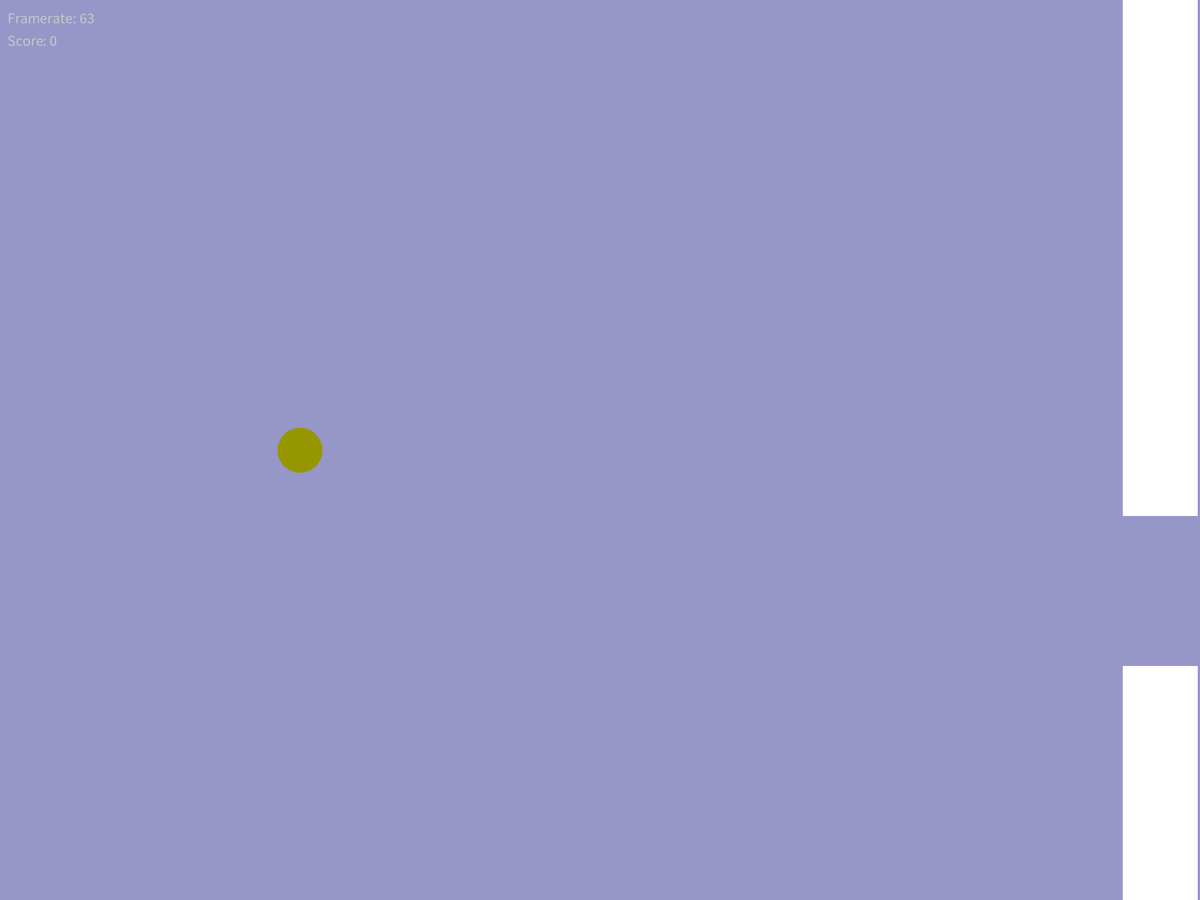
Frame 1 (no input)
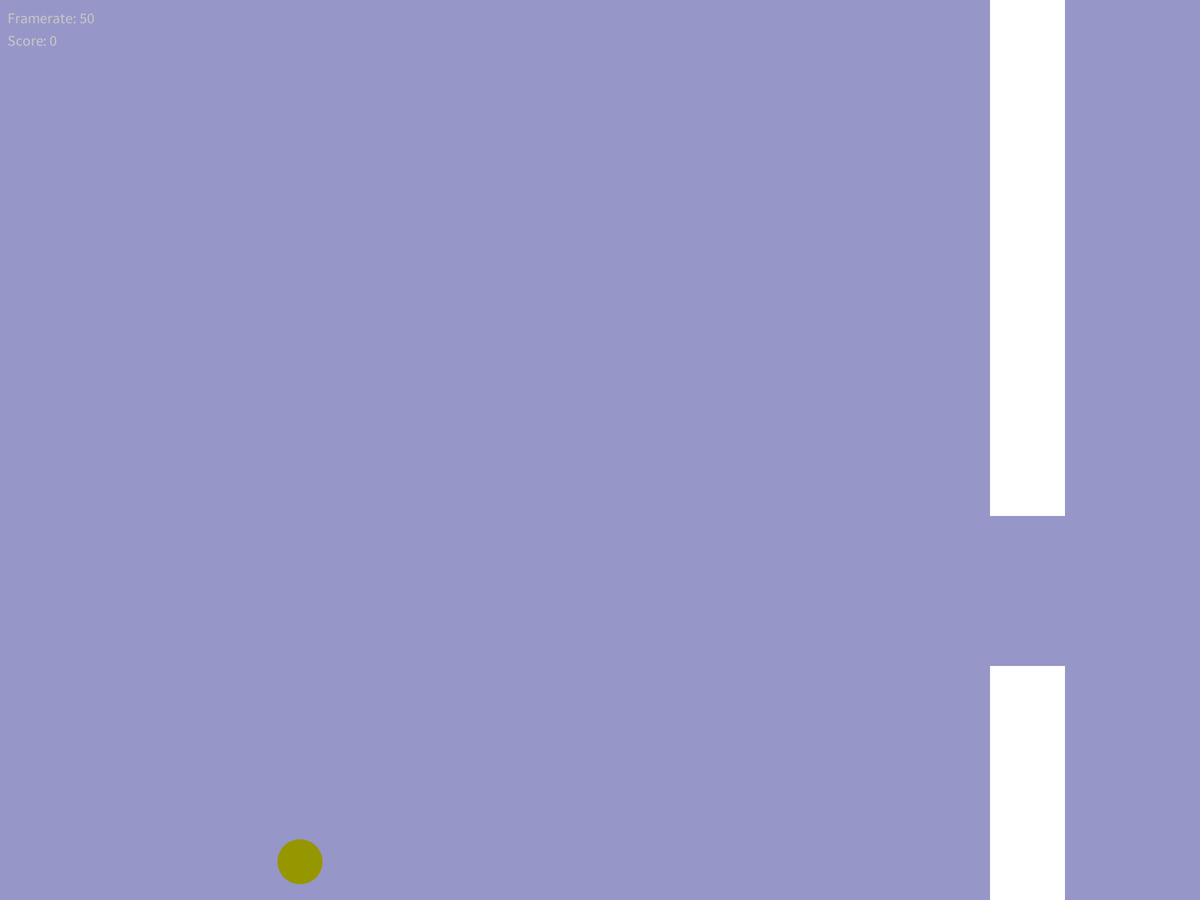
Frame 60 (the mouse pressed at the canvas centre just before this capture)
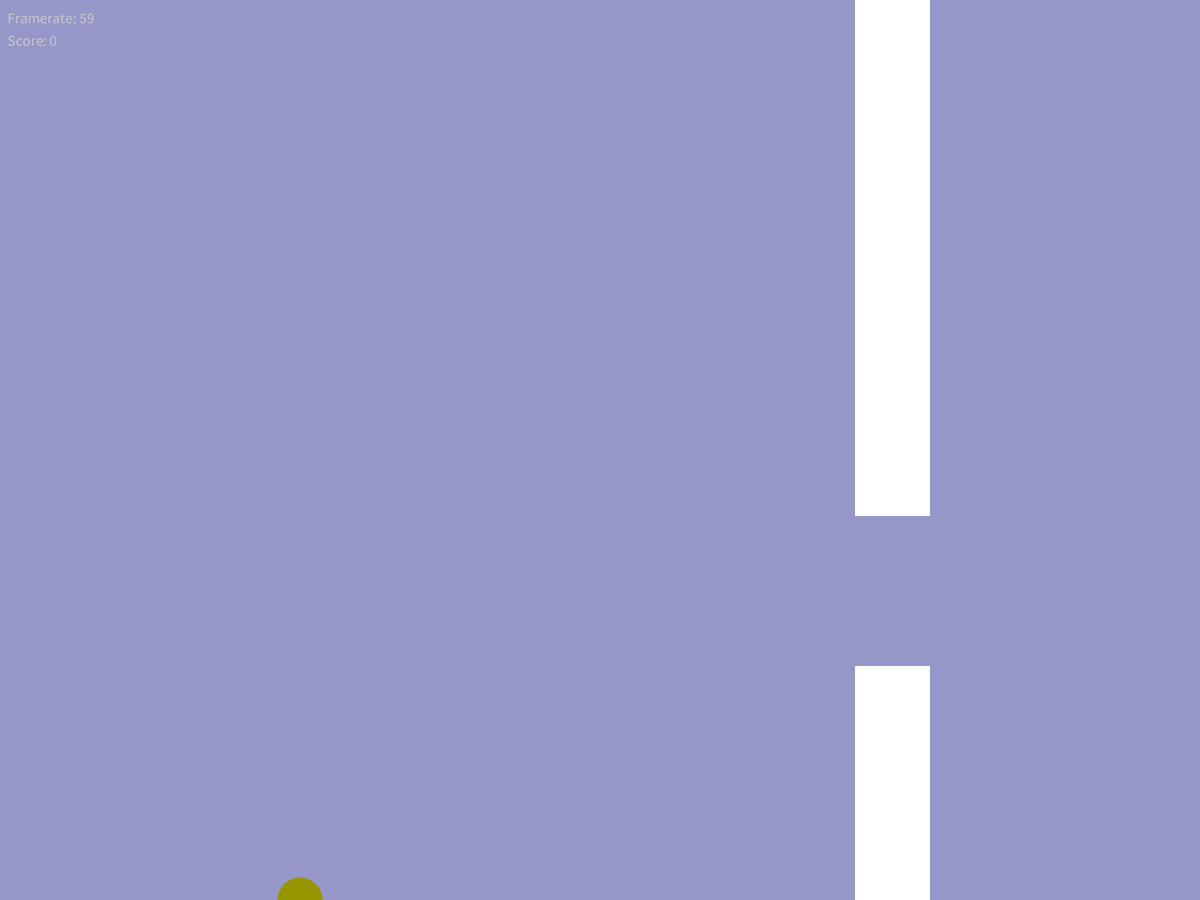
Frame 120 (the mouse held since frame 60 and released just before this capture)

The Processing sketch that drew these frames (run headless with seeded random() and noise(); from frame 60 on, the mouse is pressed at the canvas centre):

// Processing sketch: Flappy_Bird
// ── Flappy_Bird.pde
// A very simple and primitive example of flappy bird
// While left mouse button is pressed it goes up

Pipes pipes;
Bird bird;
int score = 0;
boolean endGame;

void setup() {
  fullScreen();
  pipes = new Pipes();
  bird = new Bird();
  endGame = false;
}

void draw() {
  if(!endGame){
    //Sets environment
    translate(0, height);
    background(150, 150, 200);
  
    //Animates pipes
    pipes.update();
    pipes.show();
  
    //Animates bird
    bird.update();
    bird.show();
    bird.col = 150;
  
    //Makes bird fly
    if (mousePressed && (mouseButton == LEFT)){
      bird.up();
    }
  
    //Counts score
    if (pipes.x1 + 100 - 2 < bird.x && bird.x < pipes.x1 + 100 + 2) {
      score++;
    }
    if (pipes.x2 + 100 - 2 < bird.x && bird.x < pipes.x2 + 100 + 2) {
      score++;
    }
    if (pipes.x3 + 100 - 2 < bird.x && bird.x < pipes.x3 + 100 + 2) {
      score++;
    }
  
    //Checks for collision with pipe 1
    if (bird.x + 30 > pipes.x1 && bird.x - 30 < pipes.x1 + 100) {
      if (bird.y < -height + pipes.yTop1) {
        bird.col = 255;
        endGame = true;
      } else if (bird.y > -pipes.yBottom1) {
        bird.col = 255;
        endGame = true;
      }
    }
    //Checks for collision with pipe 2
    if (bird.x + 30 > pipes.x2 && bird.x - 30 < pipes.x2 + 100) {
      if (bird.y < -height + pipes.yTop2) {
        bird.col = 255;
        endGame = true;
      } else if (bird.y > -pipes.yBottom2) {
        bird.col = 255;
        endGame = true;
      }
    }
    //Checks for collision with pipe 3
    if (bird.x + 30 > pipes.x3 && bird.x - 30 < pipes.x3 + 100) {
      if (bird.y < -height + pipes.yTop3) {
        bird.col = 255;
        endGame = true;
      } else if (bird.y > -pipes.yBottom3) {
        bird.col = 255;
        endGame = true;
      }
    }
    
    //Prints framerate and score
    textSize(20);
    fill(200);
    text("Framerate: " + round(frameRate), 10, -height+30);
    text("Score: " + score, 10, -height+60);
  }
  //Ends game
  else if(endGame){    
    background(80);
    //Displays score at the end
    fill(200,200,100);
    stroke(255);
    strokeWeight(5);
    textSize(120);
    text("Score: " + score, 500, 400);
  }
}

// ── Bird.pde
class Bird {
  //Coordinates
  float x = 400;
  float y;
  //Force applied to bird when flapping
  float power = 10;
  //Gravity
  float gravity = 0.3;
  float velocity = 0;
  int col = 150;

  Bird() {
    y = -height / 2;
  }

  void update() {
    velocity += gravity;
    y += velocity;

    if (y > 0) {
      y = 0;
    } else if (y < -height) {
      y = -height;
    }
  }

  void show() {
    noStroke();
    fill(col, 150, 0);
    ellipse(x, y, 60, 60);
  }

  void up() {
    y -= power;
    velocity = 0;
  }
}
// ── Pipe.pde
class Pipes {
  float x1;
  float x2;
  float x3;
  float yTop1;
  float yBottom1;
  float yTop2;
  float yBottom2;
  float yTop3;
  float yBottom3;
  float center = 100;
  float speed = 3;
  float space = 200;

  Pipes() {
    //Sets starting points
    x1 = 1500;
    x2 = 1500 + 533;
    x3 = 1500 + 1066;

    //Sets random height for pipe 1
    yTop1 = random(height/4, (height/4) * 3);
    yBottom1 = height - yTop1 - space;

    //Sets random height for pipe 2
    yTop2 = random(height/4, (height/4) * 3);
    yBottom2 = height - yTop2 - space;

    //Sets random height for pipe 3
    yTop3 = random(height/4, (height/4) * 3);
    yBottom3 = height - yTop3 - space;
  }

  void update() {
    //Moves pipes
    x1 -= speed;
    x2 -= speed;
    x3 -= speed;

    //Checks if pipe 1 is off screen
    if (x1 < -100) {
      //Resets the position to beginning
      x1 = 1500;
      //Sets random height for pipe 1
      yTop1 = random(height/4, (height/4) * 3);
      yBottom1 = height - yTop1 - space;
    }    

    //Checks if pipe 2 is off screen
    if (x2 < -100) {
      //Resets the position to beginning
      x2 = 1500;
      //Sets random height for pipe 2
      yTop2 = random(height/4, (height/4) * 3);
      yBottom2 = height - yTop2 - space;
    }

    //Checks if pipe 2 is off screen
    if (x3 < -100) {
      //Resets the position to beginning
      x3 = 1500;
      //Sets random height for pipe 3
      yTop3 = random(height/4, (height/4) * 3);
      yBottom3 = height - yTop3 - space;
    }
  }

  void show() {

    //Sets color
    fill(255);
    noStroke();

    //Top rect
    rect(x1, -height, 100, yTop1);
    //Bottom rect
    rect(x1, -yBottom1, 100, yBottom1);

    //Top rect
    rect(x2, -height, 100, yTop2);
    //Bottom rect
    rect(x2, -yBottom2, 100, yBottom2);

    //Top rect
    rect(x3, -height, 100, yTop3);
    //Bottom rect
    rect(x3, -yBottom3, 100, yBottom3);
  }
}
